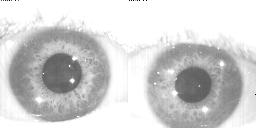
#> input picture eye_img.png, 256 x 128 px
$ jupyter execute --allow-errors example.ipynb   (older library calls are emulated)
#> lines starting #> are read from the running program, lines starting #| are printed output that depends on the picture
### localize.py
import cv2
import numpy as np
from time import time

# from abc import ABC, abstractmethod

from find_peaks import *
from filtering import *
from fitting import fitCircleLS
from utils import sharpen, autoScaleABC

FIND_PUPIL = 0
FIND_IRIS = 1

POLAR_GRADIENT = 0
POLAR_CANNY = 1
POLAR_CURVEFIT = 2


# TODO abstract parent class
# class Localizer(ABC):
#     def __init__(self) -> None:
#         super().__init__()

#     @abstractmethod
#     def find(self):
#         pass

def image_preprocessing(source):
    if len(source.shape) == 3:
        img = cv2.cvtColor(source, cv2.COLOR_BGR2GRAY).astype(np.uint8)
    elif  len(source.shape) == 2:
        img = source.copy().astype(np.uint8)

    # INPAINTING DATA IN IMAGE
    inp_mask = np.zeros(img.shape, dtype=np.uint8)
    inp_mask[0, :19] = 1

    img = cv2.inpaint(img, inp_mask, 1, cv2.INPAINT_TELEA)

    # SHARPENING
    img = sharpen(img, 1, gauss_ksize=3, gauss_sigmaX=1)

    # BLURING
    morphBlurSize = 9

    operations_queue = [cv2.MORPH_OPEN]
    iterations_queue = [1]

    for operation, iterations in zip(operations_queue, iterations_queue):
        img = cv2.morphologyEx(img, operation, cv2.getStructuringElement(cv2.MORPH_CROSS, (morphBlurSize, morphBlurSize)), iterations=iterations)

    img = cv2.medianBlur(img, 7)

    img = autoScaleABC(img)
    return img

class PolarFinder():
    def __init__(self, mode: int, center_estimation: tuple[int],
                 angles: list[int] = None,
                 peaks_find_method: int = POLAR_GRADIENT,
                 filter_model: FilterModel = None,
                 fitting_method: callable = fitCircleLS) -> None:

        assert mode in [FIND_PUPIL, FIND_IRIS], "Wrong mode value. Use one of: irisloc.FIND_PUPIL, irisloc.FIND_IRIS"
        self.mode = mode
        self.center_estimation = center_estimation
        self.peaks_find_method = peaks_find_method
        if angles == None:
            if mode == FIND_PUPIL:
                self.angles = list(range(128))
            elif mode == FIND_IRIS:
                self.angles = list([*range(0, 16), *range(48, 80), *range(112, 128)])
        else:
            self.angles = angles

        if filter_model == None:
            # [4 lines of commented-out code are left out]
            self.filter_model = CircleRANSAC(2, 36, 100)

        else:
            self.filter_model = filter_model

        self.fitting_method = fitting_method

    def find(self, source):
        if self.mode==FIND_IRIS:
            mode_func = np.max
        elif self.mode ==FIND_PUPIL:
            mode_func = np.min
        else:
            raise KeyError("Wrong mode value. Use one of: irisloc.FIND_PUPIL, irisloc.FIND_IRIS")

        img = image_preprocessing(source)

        self.center_estimation = np.round(np.unravel_index(np.argmin(img), shape=img.shape))[::-1].astype(np.uint8)

        # POLAR WARP
        maxRad = 90.50966799187809
        img = img.astype(np.float32)
        polar = cv2.linearPolar(img, self.center_estimation, maxRad, cv2.WARP_FILL_OUTLIERS).astype(np.uint8)

        polar = cv2.medianBlur(polar, 9)

        # PEAKS SEARCHING
        # peaks = []
        if  self.peaks_find_method == POLAR_GRADIENT:
            # [9 lines of commented-out code are left out]
            peaks = grad_peaks(polar, self.angles, mode_func)

        elif self.peaks_find_method == POLAR_CANNY:
            # for ang in self.angles:
            #     peaks.append(mode_func(np.argwhere(polar[ang] > 0)[:2]))
            peaks = canny_peaks(polar, self.angles, mode_func)

        elif self.peaks_find_method == POLAR_CURVEFIT:
            peaks = curvefit_peaks(polar, self.angles, mode_func)

        normalized_peaks = np.array([peak*maxRad/128 for peak in peaks])
        angles_rad = np.array(self.angles)*2*np.pi/128

        xs = np.full((len(self.angles),), self.center_estimation[1])+np.sin(angles_rad)*normalized_peaks
        ys = np.full((len(self.angles),), self.center_estimation[0])+np.cos(angles_rad)*normalized_peaks
        edge_points = np.vstack([ys, xs]).T

        # SIMPLE FILTERING
        edge_points = np.where(edge_points < 128, edge_points, -1)
        edge_points = edge_points[edge_points[:, 0] > 0]
        edge_points = edge_points[edge_points[:, 1] > 0]
        edge_points = edge_points[edge_points[:, 0] < 127]
        edge_points = edge_points[edge_points[:, 1] < 127]

        if self.fitting_method == fitCircleLS:
            if len(edge_points) < 3:
                return ((-1, -1), 0), []
        elif self.fitting_method in [fitEllipse, fitEllipseAMS, fitEllipseDirect]:
            if len(edge_points) < 5:
                return ((-1, -1), (0, 0), 0), []

        filtered_points = self.filter_model.filter(edge_points)

        if len(filtered_points) == 0:
            print()
            print("WARNING! Choosen filter_method in TwoGradMax returned 0 points.")
            print()
            if self.fitting_method == fitCircleLS:
                return (-1, -1), 0
            elif self.fitting_method in [fitEllipse, fitEllipseAMS, fitEllipseDirect]:
                return (-1, -1), (0, 0), 0

        return self.fitting_method(filtered_points.astype(np.float32))


# TODO CLASSICAL METHODS
class HoughTransform():
    # [68 lines left out: functions __init__, find, not called in this run]


class Daugman():
    # [62 lines left out: functions __init__, create_circle_mask, compute_best_circle, find, not called in this run]


# TODO CHOOSE ARCHITECHTURE AND LEARN OR FINETUNE an NN
# class NNLocalizer():
#     def __init__(self) -> None:
#          pass

### filtering.py
import numpy as np

from abc import ABC, abstractmethod

from fitting import fitCircleLS
from cv2 import fitEllipse, fitEllipseAMS, fitEllipseDirect

from fitting import ellipse_distance

SMED_FILTER_CENTER_MEAN = 0

class FilterModel(ABC):
    pass

class SimpleMedian(FilterModel):
    def __init__(self, sigma_k, center = SMED_FILTER_CENTER_MEAN) -> None:
        self.sigma_k = sigma_k
        self.center = center

    # [7 lines left out: function filter, not called in this run]

class CircleRANSAC(FilterModel):
    # [46 lines left out: functions __init__, filter, not called in this run]

class EllipseRANSAC(FilterModel):
    # [31 lines left out: functions __init__, filter, not called in this run]

### example.ipynb
[cell 1]
import numpy as np
import cv2
import matplotlib.pyplot as plt

from localize import PolarFinder, FIND_IRIS, POLAR_GRADIENT
from filtering import SimpleMedian
from fitting import fitCircleLS

[cell 2]
eye_image = cv2.imread("eye_img.png", cv2.IMREAD_GRAYSCALE)
#> eye_image is the input picture: shape (128, 256); min 0, max 255, mean 208.9
eye_image = eye_image[:,:eye_image.shape[1]//2]
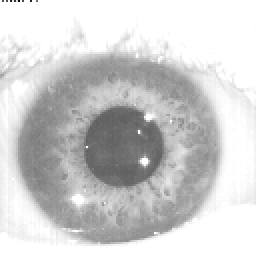
#> eye_image: shape (128, 128) (shown 2 times larger); min 3, max 255, mean 206.7

plt.imshow(eye_image, cmap='gray', vmin=0, vmax=255)
plt.show()

[cell 3]
iris_finder = PolarFinder(FIND_IRIS, (0, 0), peaks_find_method=POLAR_GRADIENT, filter_model=SimpleMedian(1), fitting_method=fitCircleLS)

#> (a cell that did not finish here is left out)


[cell 5]
color_copy = cv2.cvtColor(eye_image, cv2.COLOR_GRAY2BGR)

#> (the rest of this cell did not finish here and is left out)

[cell 6]
iris_finder_ellispe = PolarFinder(FIND_IRIS, (0, 0), peaks_find_method=POLAR_GRADIENT, filter_model=SimpleMedian(1), fitting_method=cv2.fitEllipse)

#> (a cell that did not finish here is left out)

[cell 8]
color_copy = cv2.cvtColor(eye_image, cv2.COLOR_GRAY2BGR)

#> (the rest of this cell did not finish here and is left out)
